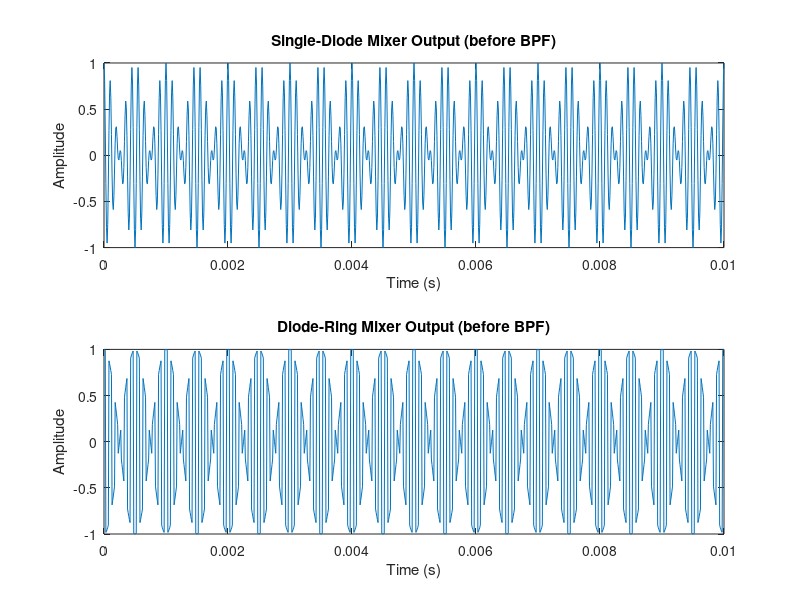

The MATLAB script that drew this image:
% Parameters
fs = 1e5;           % Sampling frequency (Hz)
t = 0:1/fs:0.01;    % Time vector (10 ms)
f0 = 1e3;           % Modulating frequency (Hz)
fc = 10e3;          % Carrier frequency (Hz)

% Input signals
v0 = cos(2*pi*f0*t);
vc = cos(2*pi*fc*t);

% Single-diode mixer output (before BPF)
y_single = v0 .* vc;

% Diode-ring mixer output (before BPF)
y_ring = v0 .* sign(vc);

% Plot
figure;
subplot(2,1,1);
plot(t, y_single);
title('Single-Diode Mixer Output (before BPF)');
xlabel('Time (s)'); ylabel('Amplitude');

subplot(2,1,2);
plot(t, y_ring);
title('Diode-Ring Mixer Output (before BPF)');
xlabel('Time (s)'); ylabel('Amplitude');
